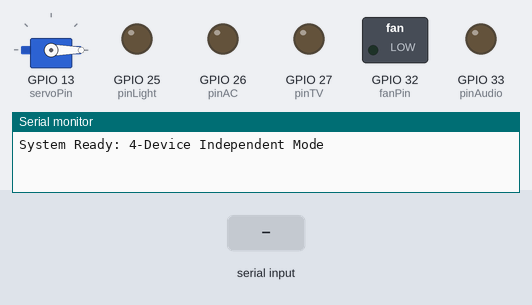
Recording of a sketch running on a simulated ESP32. Shown: servo, switched loads named in the sketch (green lamp = pin HIGH), output pins drawn as LEDs (lit = HIGH), the last lines printed to the serial monitor. The test bench sets the inputs (shaded band).

Above: at 1.2 s.
1.3 s: "A\n" received over Serial
At 2.0 s:
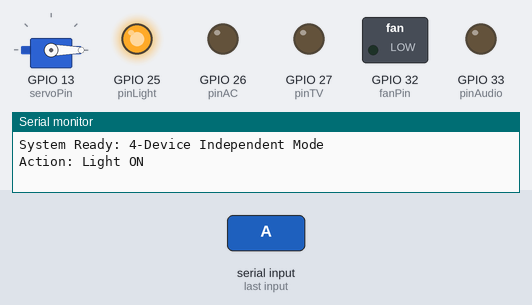
2.8 s: "C\n" received over Serial
At 3.1 s:
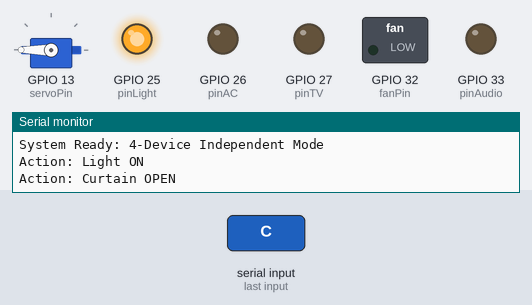
4.3 s: "B\n" received over Serial
At 5.5 s:
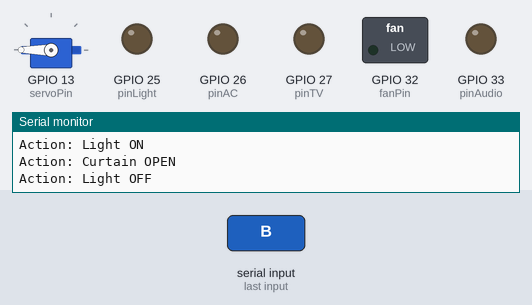
5.8 s: "E\n" received over Serial
At 6.6 s:
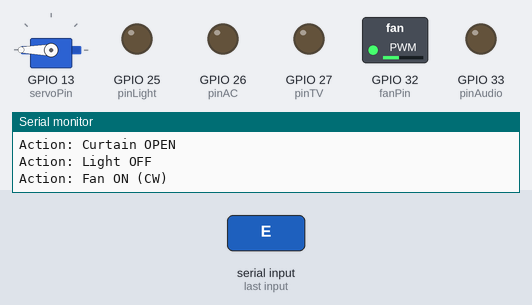
7.3 s: "D\n" received over Serial
At 7.7 s:
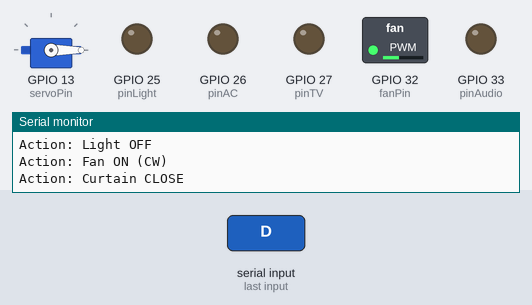
8.8 s: "G\n" received over Serial
At 10.1 s:
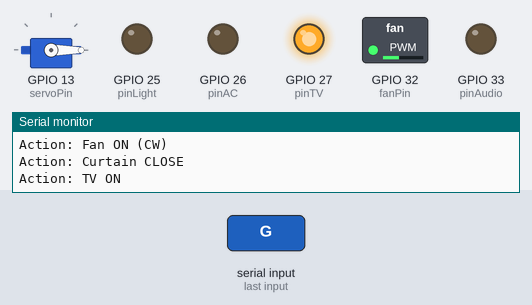
Timing chart, 0 to 11.3 s (numbered marks = the images above; inputs shaded):
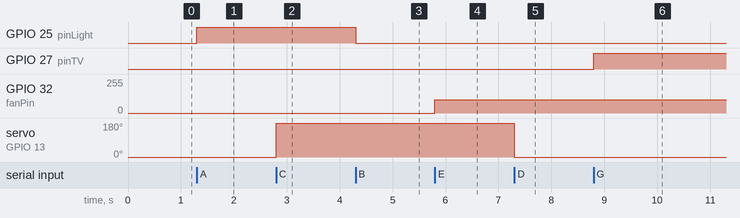

The sketch:

esp32.ino
```cpp
#include <ESP32Servo.h>

// --- 引脚定义 ---
const int pinLight  = 25;  // 黄灯 (模拟灯光) -> D25
const int pinAC     = 26;  // 绿灯 (模拟空调) -> D26
const int pinTV     = 27;  // 红灯 (模拟电视) -> D27
const int pinAudio  = 33;  // 黄灯2 (模拟音响) -> D33

const int servoPin  = 13;  // 舵机 (模拟窗帘) -> D13
const int fanPin    = 32;  // 风扇 -> D32

// --- 创建对象 ---
Servo myServo;

void setup() {
  // 1. 【最优先】先配置风扇引脚并强制拉低
  // 防止其他初始化代码耗时导致风扇多转哪怕一毫秒
  pinMode(fanPin, OUTPUT);
  digitalWrite(fanPin, LOW);

  Serial.begin(9600);

  // 2. 初始化四路独立 LED
  pinMode(pinLight, OUTPUT);
  pinMode(pinTV, OUTPUT);
  pinMode(pinAC, OUTPUT);
  pinMode(pinAudio, OUTPUT);
  digitalWrite(pinLight, LOW);
  digitalWrite(pinTV, LOW);
  digitalWrite(pinAC, LOW);
  digitalWrite(pinAudio, LOW);

  // 3. 初始化舵机
  // 注意：Servo attach 有时会引起抖动，放在最后
  myServo.setPeriodHertz(50);
  myServo.attach(servoPin, 500, 2400);
  myServo.write(0);

  // 4. 再次确保风扇关闭 (PWM 通道初始化)
  analogWrite(fanPin, 0);
  Serial.println("System Ready: 4-Device Independent Mode");
}

void loop() {
  if (Serial.available() > 0) {
    char cmd = Serial.read();
    if (cmd == '\n' || cmd == '\r') return;

    switch (cmd) {
      // --- 灯光控制 (黄灯 D25) ---
      case 'A':
        digitalWrite(pinLight, HIGH);
        Serial.println("Action: Light ON");
        break;
      case 'B':
        digitalWrite(pinLight, LOW);
        Serial.println("Action: Light OFF");
        break;

      // --- 窗帘控制 (舵机 D13) ---
      case 'C':
        myServo.write(180);
        Serial.println("Action: Curtain OPEN");
        break;
      case 'D':
        myServo.write(0);
        Serial.println("Action: Curtain CLOSE");
        break;

      // --- 风扇控制 (L9110 D32) ---
      case 'E':
        analogWrite(fanPin, 100); // 顺时针旋转，速度100
        Serial.println("Action: Fan ON (CW)");
        break;
      case 'F':
        analogWrite(fanPin, 0);   // 停止
        Serial.println("Action: Fan OFF");
        break;

      // --- 电视控制 (红灯 D27) ---
      case 'G':
        digitalWrite(pinTV, HIGH);
        Serial.println("Action: TV ON");
        break;
      case 'H':
        digitalWrite(pinTV, LOW);
        Serial.println("Action: TV OFF");
        break;

      // --- 空调控制 (绿灯 D26) ---
      case 'I':
        digitalWrite(pinAC, HIGH);
        Serial.println("Action: AC ON");
        break;
      case 'J':
        digitalWrite(pinAC, LOW);
        Serial.println("Action: AC OFF");
        break;

      // --- 音响控制 (黄灯2 D33) ---
      case 'K':
        digitalWrite(pinAudio, HIGH);
        Serial.println("Action: Audio ON");
        break;
      case 'L':
        digitalWrite(pinAudio, LOW);
        Serial.println("Action: Audio OFF");
        break;
    }
  }
}
```

Measured:
- after the input at 1.3 s, GPIO 25 (pinLight): LOW → HIGH at once
- after the input at 2.8 s, servo on GPIO 13 (servoPin): 0° → 180° at once
- after the input at 4.3 s, GPIO 25 (pinLight): HIGH → LOW at once
- after the input at 5.8 s, GPIO 32 (fanPin): 0/255 → 100/255 at once
- after the input at 7.3 s, servo on GPIO 13 (servoPin): 180° → 0° at once
- after the input at 8.8 s, GPIO 27 (pinTV): LOW → HIGH at once
